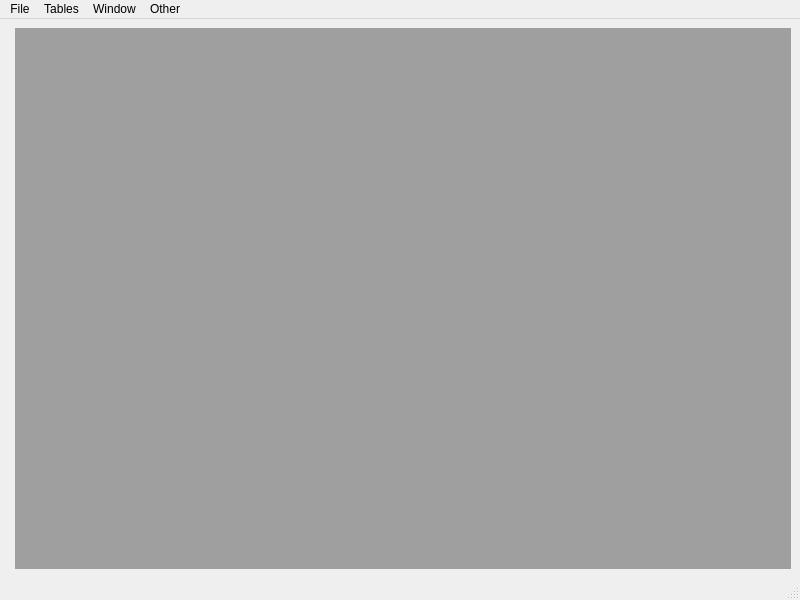
<?xml version="1.0" encoding="UTF-8"?>
<ui version="4.0">
 <class>MainWindow</class>
 <widget class="QMainWindow" name="MainWindow">
  <property name="geometry">
   <rect>
    <x>0</x>
    <y>0</y>
    <width>800</width>
    <height>600</height>
   </rect>
  </property>
  <property name="windowTitle">
   <string>MainWindow</string>
  </property>
  <widget class="QWidget" name="centralwidget">
   <layout class="QFormLayout" name="formLayout">
    <item row="0" column="1">
     <widget class="QMdiArea" name="mdiArea">
      <property name="sizePolicy">
       <sizepolicy hsizetype="Expanding" vsizetype="Expanding">
        <horstretch>100</horstretch>
        <verstretch>100</verstretch>
       </sizepolicy>
      </property>
     </widget>
    </item>
   </layout>
  </widget>
  <widget class="QMenuBar" name="menubar">
   <property name="geometry">
    <rect>
     <x>0</x>
     <y>0</y>
     <width>800</width>
     <height>20</height>
    </rect>
   </property>
   <widget class="QMenu" name="menuFile">
    <property name="title">
     <string>File</string>
    </property>
    <addaction name="actionAdd_Students"/>
    <addaction name="actionAdd_Works"/>
    <addaction name="actionAdd_Results"/>
   </widget>
   <widget class="QMenu" name="menuTables">
    <property name="title">
     <string>Tables</string>
    </property>
    <addaction name="actionShow_Students_Table"/>
    <addaction name="actionShow_Works_Table"/>
    <addaction name="actionShow_Results_Table"/>
    <addaction name="separator"/>
    <addaction name="actionView_Resulting_Table"/>
   </widget>
   <widget class="QMenu" name="menuOther">
    <property name="title">
     <string>Other</string>
    </property>
    <addaction name="actionShow_Logs"/>
    <addaction name="separator"/>
    <addaction name="actionAbout"/>
   </widget>
   <widget class="QMenu" name="menuWindows">
    <property name="title">
     <string>Window</string>
    </property>
   </widget>
   <addaction name="menuFile"/>
   <addaction name="menuTables"/>
   <addaction name="menuWindows"/>
   <addaction name="menuOther"/>
  </widget>
  <widget class="QStatusBar" name="statusbar"/>
  <action name="actionAdd_Students">
   <property name="text">
    <string>Add Students</string>
   </property>
  </action>
  <action name="actionAdd_Works">
   <property name="text">
    <string>Add Works</string>
   </property>
  </action>
  <action name="actionAdd_Results">
   <property name="text">
    <string>Add Results</string>
   </property>
  </action>
  <action name="actionShow_Students_Table">
   <property name="enabled">
    <bool>false</bool>
   </property>
   <property name="text">
    <string>Show Students Table</string>
   </property>
  </action>
  <action name="actionShow_Works_Table">
   <property name="enabled">
    <bool>false</bool>
   </property>
   <property name="text">
    <string>Show Works Table</string>
   </property>
  </action>
  <action name="actionShow_Results_Table">
   <property name="enabled">
    <bool>false</bool>
   </property>
   <property name="text">
    <string>Show Results Table</string>
   </property>
  </action>
  <action name="actionView_Resulting_Table">
   <property name="enabled">
    <bool>false</bool>
   </property>
   <property name="text">
    <string>View Resulting Table</string>
   </property>
  </action>
  <action name="actionAbout">
   <property name="text">
    <string>About</string>
   </property>
  </action>
  <action name="actionShow_Logs">
   <property name="text">
    <string>Show Logs</string>
   </property>
  </action>
 </widget>
 <resources/>
 <connections/>
</ui>
